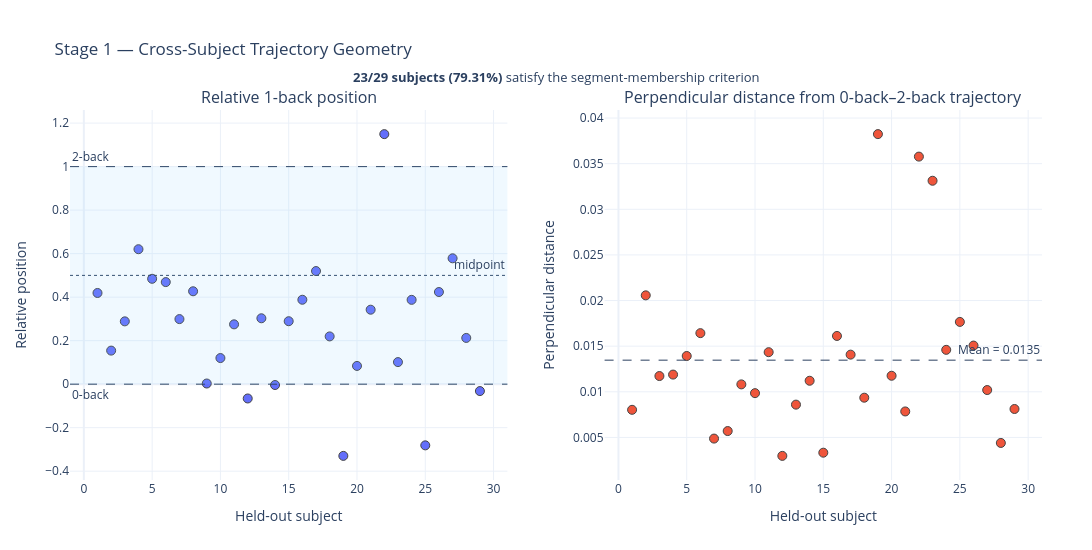

This figure's notebook cell:
### Code cell
# ============================================================
# STAGE 1 — PRIMARY TRAJECTORY GEOMETRY FIGURE
# Relative 1-back position + perpendicular distance
# ============================================================
from plotly.subplots import make_subplots

df = stage1_df.copy().sort_values("subject")

# ------------------------------------------------------------
# Primary criterion
# ------------------------------------------------------------

df["between_label"] = np.where(
    df["oneback_between"],
    "Between 0-back and 2-back",
    "Outside 0-back–2-back segment"
)

n_between = int(df["oneback_between"].sum())
n_total = len(df)
between_pct = 100 * n_between / n_total


# ============================================================
# FIGURE
# ============================================================

fig = make_subplots(
    rows=1,
    cols=2,
    subplot_titles=(
        "Relative 1-back position",
        "Perpendicular distance from 0-back–2-back trajectory"
    ),
    horizontal_spacing=0.10
)


# ============================================================
# PANEL A — RELATIVE POSITION
# ============================================================

fig.add_trace(
    go.Scatter(
        x=df["subject"],
        y=df["relative_1back_position"],
        mode="markers",
        marker=dict(
            size=9,
            line=dict(width=1)
        ),
        customdata=np.column_stack([
            df["oneback_between"],
            df["perpendicular_distance"],
            df["d01_d02"]
        ]),
        hovertemplate=(
            "<b>Subject %{x}</b><br>"
            "Relative position: %{y:.3f}<br>"
            "Between criterion: %{customdata[0]}<br>"
            "Perpendicular distance: %{customdata[1]:.4f}<br>"
            "d01/d02: %{customdata[2]:.3f}"
            "<extra></extra>"
        ),
        showlegend=False
    ),
    row=1,
    col=1
)

# Segment boundaries
fig.add_hline(
    y=0,
    line_dash="dash",
    line_width=1,
    annotation_text="0-back",
    annotation_position="bottom left",
    row=1,
    col=1
)

fig.add_hline(
    y=1,
    line_dash="dash",
    line_width=1,
    annotation_text="2-back",
    annotation_position="top left",
    row=1,
    col=1
)

# Midpoint reference
fig.add_hline(
    y=0.5,
    line_dash="dot",
    line_width=1,
    annotation_text="midpoint",
    annotation_position="top right",
    row=1,
    col=1
)

# Between-region shading
fig.add_hrect(
    y0=0,
    y1=1,
    fillcolor="LightSkyBlue",
    opacity=0.12,
    line_width=0,
    row=1,
    col=1
)


# ============================================================
# PANEL B — PERPENDICULAR DISTANCE
# ============================================================

fig.add_trace(
    go.Scatter(
        x=df["subject"],
        y=df["perpendicular_distance"],
        mode="markers",
        marker=dict(
            size=9,
            line=dict(width=1)
        ),
        customdata=np.column_stack([
            df["relative_1back_position"],
            df["oneback_between"]
        ]),
        hovertemplate=(
            "<b>Subject %{x}</b><br>"
            "Perpendicular distance: %{y:.4f}<br>"
            "Relative position: %{customdata[0]:.3f}<br>"
            "Between criterion: %{customdata[1]}"
            "<extra></extra>"
        ),
        showlegend=False
    ),
    row=1,
    col=2
)

# Mean reference
mean_perpendicular = df["perpendicular_distance"].mean()

fig.add_hline(
    y=mean_perpendicular,
    line_dash="dash",
    line_width=1,
    annotation_text=f"Mean = {mean_perpendicular:.4f}",
    annotation_position="top right",
    row=1,
    col=2
)


# ============================================================
# AXES
# ============================================================

fig.update_xaxes(
    title_text="Held-out subject",
    tickmode="linear",
    dtick=5,
    row=1,
    col=1
)

fig.update_xaxes(
    title_text="Held-out subject",
    tickmode="linear",
    dtick=5,
    row=1,
    col=2
)

fig.update_yaxes(
    title_text="Relative position",
    row=1,
    col=1
)

fig.update_yaxes(
    title_text="Perpendicular distance",
    row=1,
    col=2
)


# ============================================================
# ANNOTATION
# ============================================================

fig.add_annotation(
    x=0.5,
    y=1.12,
    xref="paper",
    yref="paper",
    text=(
        f"<b>{n_between}/{n_total} subjects ({between_pct:.2f}%)</b> "
        "satisfy the segment-membership criterion"
    ),
    showarrow=False,
    font=dict(size=13)
)


# ============================================================
# LAYOUT
# ============================================================

fig.update_layout(
    title="Stage 1 — Cross-Subject Trajectory Geometry",
    template="plotly_white",
    height=550,
    width=1250,
    margin=dict(t=110, l=70, r=50, b=70)
)

fig.show()


# ============================================================
# OPTIONAL: SAVE HIGH-QUALITY VECTOR FIGURE
# ============================================================

FIG_STAGE1_GEOMETRY = os.path.join(
    STAGE1_RESULTS_ROOT,
    "stage1_trajectory_geometry.html"
)

fig.write_html(FIG_STAGE1_GEOMETRY)

print(f"Saved interactive figure: {FIG_STAGE1_GEOMETRY}")

### Figure 1 — Plotly figure (JSON) as saved in the notebook; plotly's stock layout.template omitted (floating-point values rounded to 4 significant figures)
{"data": [{"customdata": [[1.0, 0.008025, 0.5592], [1.0, 0.02057, 0.279], [1.0, 0.01173, 0.392], [1.0, 0.01189, 0.645], [1.0, 0.01392, 0.5372], [1.0, 0.01643, 0.5439], [1.0, 0.004872, 0.3282], [1.0, 0.005698, 0.445], [1.0, 0.01081, 0.1678], [1.0, 0.009852, 0.1857], [1.0, 0.01434, 0.4022], [0.0, 0.002978, 0.1382], [1.0, 0.008593, 0.5227], [0.0, 0.01121, 0.5047], [1.0, 0.003326, 0.2992], [1.0, 0.01612, 0.4286], [1.0, 0.01407, 0.5363], [1.0, 0.009353, 0.2607], [0.0, 0.03824, 0.9559], [1.0, 0.01176, 0.4784], [1.0, 0.007846, 0.4587], [0.0, 0.03577, 1.326], [1.0, 0.03313, 1.115], [1.0, 0.0146, 0.4837], [0.0, 0.01766, 0.3536], [1.0, 0.01507, 0.4835], [1.0, 0.01019, 0.5924], [1.0, 0.004394, 0.2219], [0.0, 0.008115, 0.1923]], "hovertemplate": "<b>Subject %{x}</b><br>Relative position: %{y:.3f}<br>Between criterion: %{customdata[0]}<br>Perpendicular distance: %{customdata[1]:.4f}<br>d01/d02: %{customdata[2]:.3f}<extra></extra>", "marker": {"line": {"width": 1}, "size": 9}, "mode": "markers", "showlegend": false, "type": "scatter", "x": [1, 2, 3, 4, 5, 6, 7, 8, 9, 10, 11, 12, 13, 14, 15, 16, 17, 18, 19, 20, 21, 22, 23, 24, 25, 26, 27, 28, 29], "xaxis": "x", "y": [0.4191, 0.1542, 0.2887, 0.6204, 0.4843, 0.4691, 0.2991, 0.427, 0.002998, 0.12, 0.2749, -0.06581, 0.3028, -0.003911, 0.2894, 0.388, 0.5199, 0.2195, -0.3297, 0.08379, 0.3423, 1.149, 0.1014, 0.3875, -0.2813, 0.4235, 0.5785, 0.2125, -0.03176], "yaxis": "y"}, {"customdata": [[0.4191, 1.0], [0.1542, 1.0], [0.2887, 1.0], [0.6204, 1.0], [0.4843, 1.0], [0.4691, 1.0], [0.2991, 1.0], [0.427, 1.0], [0.002998, 1.0], [0.12, 1.0], [0.2749, 1.0], [-0.06581, 0.0], [0.3028, 1.0], [-0.003911, 0.0], [0.2894, 1.0], [0.388, 1.0], [0.5199, 1.0], [0.2195, 1.0], [-0.3297, 0.0], [0.08379, 1.0], [0.3423, 1.0], [1.149, 0.0], [0.1014, 1.0], [0.3875, 1.0], [-0.2813, 0.0], [0.4235, 1.0], [0.5785, 1.0], [0.2125, 1.0], [-0.03176, 0.0]], "hovertemplate": "<b>Subject %{x}</b><br>Perpendicular distance: %{y:.4f}<br>Relative position: %{customdata[0]:.3f}<br>Between criterion: %{customdata[1]}<extra></extra>", "marker": {"line": {"width": 1}, "size": 9}, "mode": "markers", "showlegend": false, "type": "scatter", "x": [1, 2, 3, 4, 5, 6, 7, 8, 9, 10, 11, 12, 13, 14, 15, 16, 17, 18, 19, 20, 21, 22, 23, 24, 25, 26, 27, 28, 29], "xaxis": "x2", "y": [0.008025, 0.02057, 0.01173, 0.01189, 0.01392, 0.01643, 0.004872, 0.005698, 0.01081, 0.009852, 0.01434, 0.002978, 0.008593, 0.01121, 0.003326, 0.01612, 0.01407, 0.009353, 0.03824, 0.01176, 0.007846, 0.03577, 0.03313, 0.0146, 0.01766, 0.01507, 0.01019, 0.004394, 0.008115], "yaxis": "y2"}], "layout": {"annotations": [{"font": {"size": 16}, "showarrow": false, "text": "Relative 1-back position", "x": 0.225, "xanchor": "center", "xref": "paper", "y": 1, "yanchor": "bottom", "yref": "paper"}, {"font": {"size": 16}, "showarrow": false, "text": "Perpendicular distance from 0-back–2-back trajectory", "x": 0.775, "xanchor": "center", "xref": "paper", "y": 1, "yanchor": "bottom", "yref": "paper"}, {"showarrow": false, "text": "0-back", "x": 0, "xanchor": "left", "xref": "x domain", "y": 0, "yanchor": "top", "yref": "y"}, {"showarrow": false, "text": "2-back", "x": 0, "xanchor": "left", "xref": "x domain", "y": 1, "yanchor": "bottom", "yref": "y"}, {"showarrow": false, "text": "midpoint", "x": 1, "xanchor": "right", "xref": "x domain", "y": 0.5, "yanchor": "bottom", "yref": "y"}, {"showarrow": false, "text": "Mean = 0.0135", "x": 1, "xanchor": "right", "xref": "x2 domain", "y": 0.01347, "yanchor": "bottom", "yref": "y2"}, {"font": {"size": 13}, "showarrow": false, "text": "<b>23/29 subjects (79.31%)</b> satisfy the segment-membership criterion", "x": 0.5, "xref": "paper", "y": 1.12, "yref": "paper"}], "height": 550, "margin": {"b": 70, "l": 70, "r": 50, "t": 110}, "shapes": [{"line": {"dash": "dash", "width": 1}, "type": "line", "x0": 0, "x1": 1, "xref": "x domain", "y0": 0, "y1": 0, "yref": "y"}, {"line": {"dash": "dash", "width": 1}, "type": "line", "x0": 0, "x1": 1, "xref": "x domain", "y0": 1, "y1": 1, "yref": "y"}, {"line": {"dash": "dot", "width": 1}, "type": "line", "x0": 0, "x1": 1, "xref": "x domain", "y0": 0.5, "y1": 0.5, "yref": "y"}, {"fillcolor": "LightSkyBlue", "line": {"width": 0}, "opacity": 0.12, "type": "rect", "x0": 0, "x1": 1, "xref": "x domain", "y0": 0, "y1": 1, "yref": "y"}, {"line": {"dash": "dash", "width": 1}, "type": "line", "x0": 0, "x1": 1, "xref": "x2 domain", "y0": 0.01347, "y1": 0.01347, "yref": "y2"}], "title": {"text": "Stage 1 — Cross-Subject Trajectory Geometry"}, "width": 1250, "xaxis": {"anchor": "y", "domain": [0, 0.45], "dtick": 5, "tickmode": "linear", "title": {"text": "Held-out subject"}}, "xaxis2": {"anchor": "y2", "domain": [0.55, 1], "dtick": 5, "tickmode": "linear", "title": {"text": "Held-out subject"}}, "yaxis": {"anchor": "x", "domain": [0, 1], "title": {"text": "Relative position"}}, "yaxis2": {"anchor": "x2", "domain": [0, 1], "title": {"text": "Perpendicular distance"}}}}
